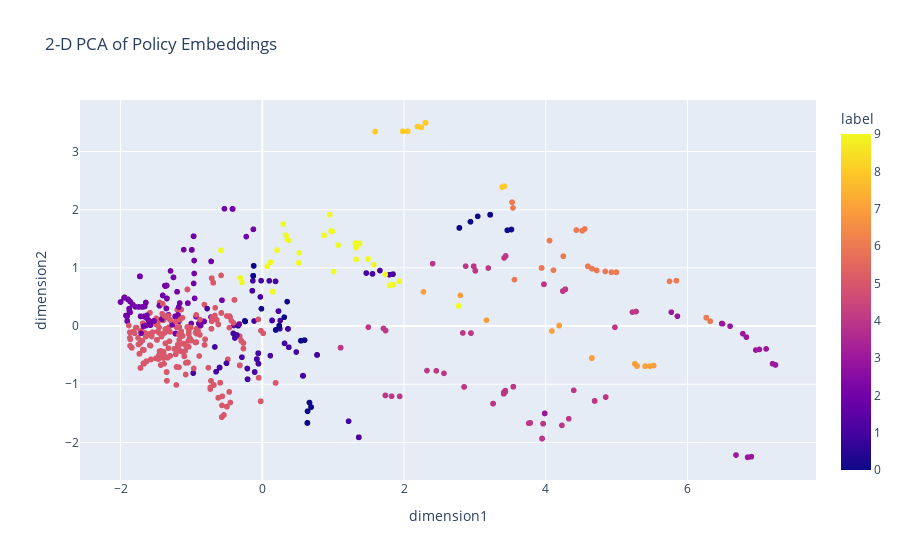

Write notebook code for a chart like this one.
### Markdown cell above
Clusters are more obviously separated with PCA visualization

### Code cell
pca = PCA(n_components=2)
pca_data = pca.fit_transform(X_scaled)

df_pca = pd.DataFrame()
df_pca["label"] = best_preds
df_pca["dimension1"] = pca_data[:, 0]
df_pca["dimension2"] = pca_data[:, 1]
fig = px.scatter(df_pca, x="dimension1", y="dimension2",  color="label", title="2-D PCA of Policy Embeddings")
fig.show()

### Figure 1 — Plotly figure (JSON) as saved in the notebook; plotly's stock layout.template omitted (floating-point values rounded to 4 significant figures; data arrays with more than 128 entries replaced by an {"elided": "..."} marker saying what was removed)
{"data": [{"hovertemplate": "dimension1=%{x}<br>dimension2=%{y}<br>label=%{marker.color}<extra></extra>", "legendgroup": "", "marker": {"color": {"elided": "1500 int values"}, "coloraxis": "coloraxis", "symbol": "circle"}, "mode": "markers", "name": "", "showlegend": false, "type": "scattergl", "x": {"elided": "1500 float values"}, "xaxis": "x", "y": {"elided": "1500 float values"}, "yaxis": "y"}], "layout": {"coloraxis": {"colorbar": {"title": {"text": "label"}}, "colorscale": [[0, "#0d0887"], [0.1111, "#46039f"], [0.2222, "#7201a8"], [0.3333, "#9c179e"], [0.4444, "#bd3786"], [0.5556, "#d8576b"], [0.6667, "#ed7953"], [0.7778, "#fb9f3a"], [0.8889, "#fdca26"], [1, "#f0f921"]]}, "legend": {"tracegroupgap": 0}, "title": {"text": "2-D PCA of Policy Embeddings"}, "xaxis": {"anchor": "y", "domain": [0, 1], "title": {"text": "dimension1"}}, "yaxis": {"anchor": "x", "domain": [0, 1], "title": {"text": "dimension2"}}}}
